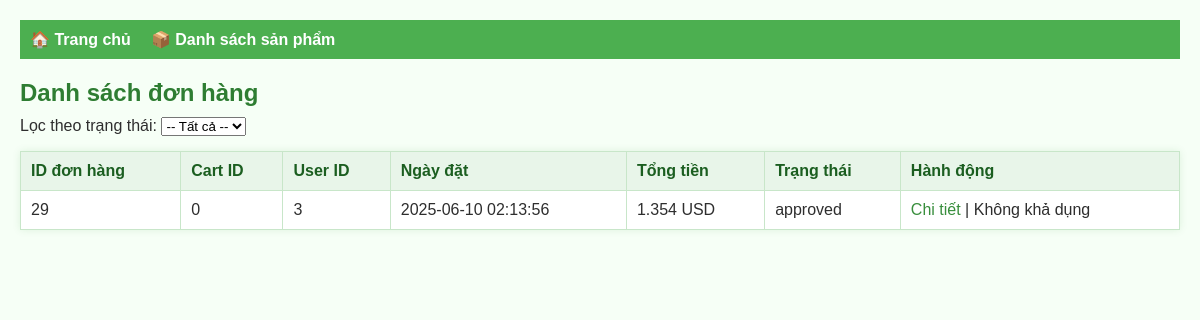
/myorder/myorder.php, run on the app's committed database.
### tables this page shows
CREATE TABLE `orders` (
  `order_id` int(11) NOT NULL,
  `cart_id` int(11) NOT NULL,
  `user_id` int(11) NOT NULL,
  `order_date` datetime NOT NULL DEFAULT current_timestamp(),
  `total_price` decimal(10,2) NOT NULL,
  `status` enum('pending','approved','rejected') NOT NULL DEFAULT 'pending'
);

### myorder/myorder.php (the view, shortened to what this page needs)
<!DOCTYPE html>
<html lang="vi">
<head>
    <link rel="stylesheet" href="style1.css">
</head>
<body>
<header style="background-color: #4caf50; padding: 10px;">
    <nav style="display: flex; gap: 20px;">
        <a href="../homePage/HomePage.php" style="color: white; text-decoration: none; font-weight: bold;">🏠 Trang chủ</a>
        <a href="../myproduct/index.php" style="color: white; text-decoration: none; font-weight: bold;">📦 Danh sách sản phẩm</a>
    </nav>
</header>
<h2>Danh sách đơn hàng</h2>
<form method="GET" style="margin-top: 10px;">
    <label for="status">Lọc theo trạng thái: </label>
    <select name="status" id="status" onchange="this.form.submit()">
        <option value="">-- Tất cả --</option>
    </select>
</form>
<?php
require 'config.php';
$limit = 10;
$page = isset($_GET['page']) && is_numeric($_GET['page']) ? max(1, (int)$_GET['page']) : 1;
$offset = ($page - 1) * $limit;
$status_filter = '';
$sql = "SELECT * FROM orders $status_filter ORDER BY order_date DESC LIMIT $limit OFFSET $offset";
$result = $conn->query($sql);
?>
<table border="1" cellpadding="8" cellspacing="0" style="margin-top: 10px;">
    <tr>
        <th>ID đơn hàng</th>
        <th>Cart ID</th>
        <th>User ID</th>
        <th>Ngày đặt</th>
        <th>Tổng tiền</th>
        <th>Trạng thái</th>
        <th>Hành động</th>
    </tr>
    <?php if ($result && $result->num_rows > 0): ?>
        <?php while ($row = $result->fetch_assoc()): ?>
            <tr>
                <td><?= $row['order_id'] ?></td>
                <td><?= $row['cart_id'] ?></td>
                <td><?= $row['user_id'] ?></td>
                <td><?= $row['order_date'] ?></td>
                <td><?= number_format($row['total_price'], 0, ',', '.') ?> USD</td>
                <td><?= $row['status'] ?></td>
                <td>
                    <a href="order_detail.php?id=<?= $row['order_id'] ?>">Chi tiết</a> |
                    <?php if ($row['status'] === 'pending'): ?>
                        <a href="approve_order.php?id=<?= $row['order_id'] ?>" onclick="return confirm('Duyệt đơn hàng này?')">Duyệt</a> |
                        <a href="reject_order.php?id=<?= $row['order_id'] ?>" onclick="return confirm('Từ chối đơn hàng này?')">Từ chối</a>
                    <?php else: ?>
                        Không khả dụng
                    <?php endif; ?>
                </td>
            </tr>
        <?php endwhile; ?>
    <?php else: ?>
        <tr><td colspan="7">Không có đơn hàng nào.</td></tr>
    <?php endif; ?>
</table>
</body>
</html>

### myorder/style1.css (style rules this page uses)
header { background-color: #4caf50; padding: 10px 20px; }
header nav { display: flex; gap: 20px; }
header a { color: white; text-decoration: none; font-weight: bold; }
body { font-family: Arial, sans-serif; margin: 20px; background-color: #f6fff6; color: #2e2e2e; }
h2 { color: #2e7d32; margin-bottom: 10px; }
a { text-decoration: none; color: #388e3c; }
table { width: 100%; border-collapse: collapse; background-color: #ffffff; box-shadow: 0 0 8px rgba(0, 128, 0, 0.1); }
th, td { padding: 10px; border: 1px solid #c8e6c9; text-align: left; vertical-align: middle; }
th { background-color: #e8f5e9; font-weight: bold; color: #1b5e20; }
form { margin-bottom: 15px; }

### data on the page
orders: order_id "29", cart "0", user "3", order_date "2025-06-10 02:13:56", total_price "1.354", status "approved", shows "Không khả dụng"
